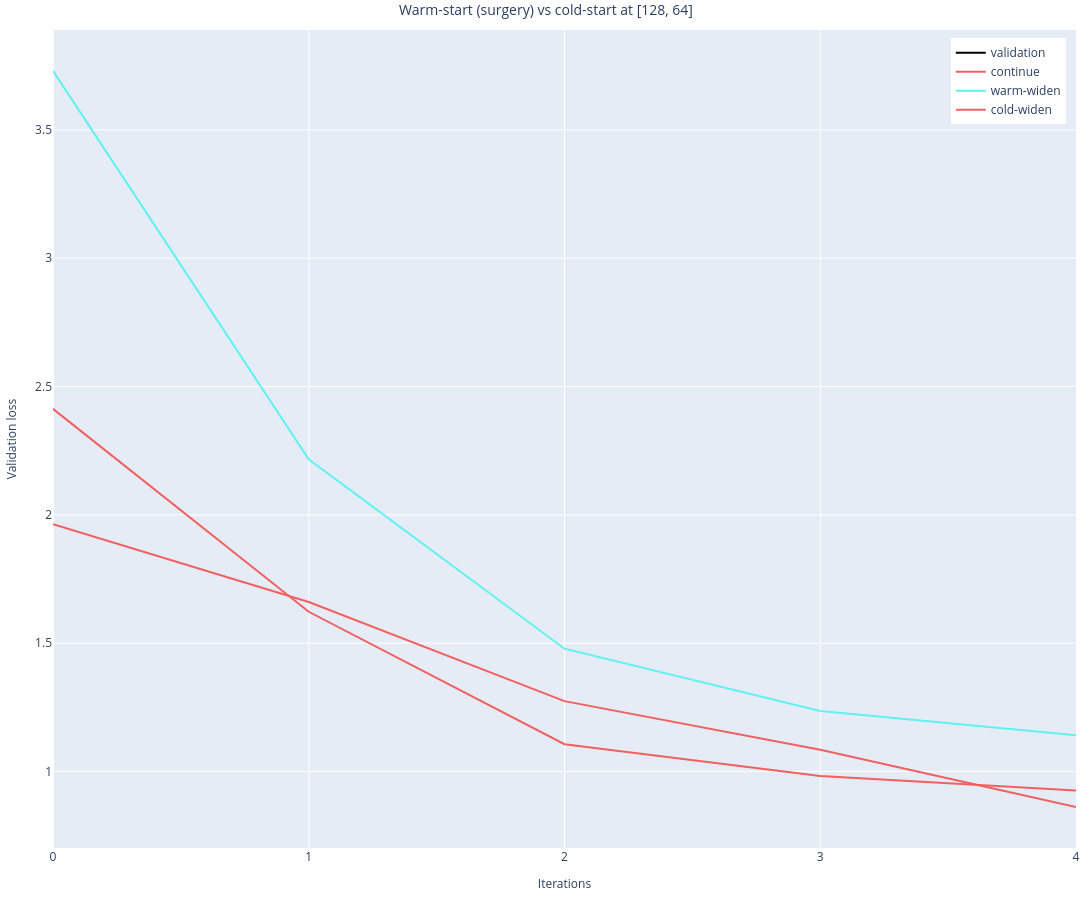

The notebook cell this image was saved under:
### Markdown cell above
## 6.2 Loss curves

### Code cell
VisUtils.multi_line_plot(
    x_ticks_inc=max(1, len(cont_run.idps) // 10),
    y_axis_label="Validation loss",
    x_axis_label="Iterations",
    title="Warm-start (surgery) vs cold-start at [128, 64]",
    fig_size=(16 * 100, 9 * 100),
    x=[idp.iter_idx for idp in cont_run.idps],
    yss_legend=[["validation"], ["continue", "warm-widen", "cold-widen"]],
    yss=[[
        [idp.val_edp.loss for idp in run.idps],
    ] for run in (cont_run, warm_run, cold_run)],
)

### Figure 1 — Plotly figure (JSON) as saved in the notebook; plotly's stock layout.template omitted (floating-point values rounded to 4 significant figures)
{"data": [{"line": {"color": "#f26060", "dash": "solid", "width": 2}, "mode": "lines", "name": "c", "showlegend": false, "type": "scatter", "x": [0, 1, 2, 3, 4], "y": [2.413, 1.622, 1.106, 0.9822, 0.926]}, {"line": {"color": "#60f2f2", "dash": "solid", "width": 2}, "mode": "lines", "name": "w", "showlegend": false, "type": "scatter", "x": [0, 1, 2, 3, 4], "y": [3.73, 2.216, 1.478, 1.235, 1.141]}, {"line": {"color": "#f26060", "dash": "solid", "width": 2}, "mode": "lines", "name": "c", "showlegend": false, "type": "scatter", "x": [0, 1, 2, 3, 4], "y": [1.964, 1.66, 1.274, 1.085, 0.8612]}, {"line": {"color": "black", "dash": "solid", "width": 2}, "mode": "lines", "name": "validation", "type": "scatter", "x": [null], "y": [null]}, {"line": {"color": "#f26060", "width": 2}, "mode": "lines", "name": "continue", "type": "scatter", "x": [null], "y": [null]}, {"line": {"color": "#60f2f2", "width": 2}, "mode": "lines", "name": "warm-widen", "type": "scatter", "x": [null], "y": [null]}, {"line": {"color": "#f26060", "width": 2}, "mode": "lines", "name": "cold-widen", "type": "scatter", "x": [null], "y": [null]}], "layout": {"height": 900, "legend": {"orientation": "v", "x": 0.99, "xanchor": "right", "y": 0.99, "yanchor": "top"}, "margin": {"b": 15, "l": 15, "pad": 0, "r": 15, "t": 30}, "title": {"font": {"size": 14}, "text": "Warm-start (surgery) vs cold-start at [128, 64]", "x": 0.5}, "width": 1600, "xaxis": {"anchor": "y", "domain": [0.0, 1.0], "tickmode": "array", "tickvals": [0, 1, 2, 3, 4], "title": {"font": {"size": 12}, "text": "Iterations"}}, "yaxis": {"anchor": "x", "domain": [0.0, 1.0], "title": {"font": {"size": 12}, "text": "Validation loss"}}}}
